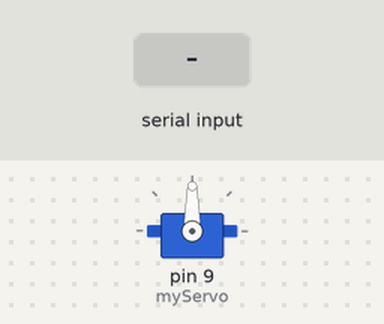
This sketch was run on a simulated Arduino Uno, built with avr-gcc and run on an emulated ATmega328P. Parts: servo. The inputs (shaded band) are chosen by the test bench.

Above: at 1.2 s.
1.3 s: "o" received over Serial
At 2.0 s:
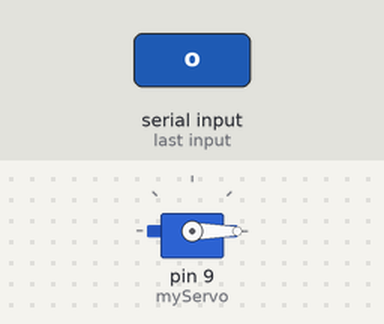
2.8 s: "c" received over Serial
At 3.2 s:
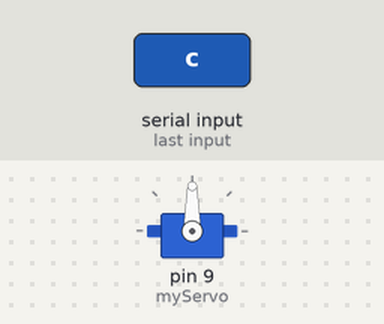
Timing chart, 0 to 5.8 s (numbered marks = the images above; inputs shaded):
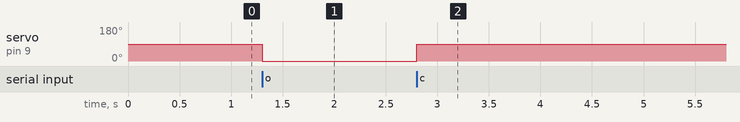

The sketch:

bluetooth_dan_motor_servo.ino
```cpp
//Berikut nama anggotanya pak:
//-M.Mizan
//-Jea.M
//-saidina Usman
//-M.fahri
//-Rena.M
//-fany Arif.P
//-Ridho.A.W
//-Nabila
//-Fauji.R
#include <Servo.h>

Servo myServo;  // Objek Servo

void setup() {
  Serial.begin(9600);  // Inisialisasi komunikasi serial
  myServo.attach(9);   // Menghubungkan servo ke pin 9
}

void loop() {
  if (Serial.available() > 0) {
    char command = Serial.read();  // Membaca karakter dari Bluetooth

    if (command == 'o') {
      myServo.write(0);  // Posisi 0 derajat
    } else if (command == 'c') {
      myServo.write(90);  // Posisi 90 derajat
    }
  }
}
```

Measured:
- after the input at 1.3 s, servo on pin 9 (myServo): 90° → 0° at once
- after the input at 2.8 s, servo on pin 9 (myServo): 0° → 90° at once
